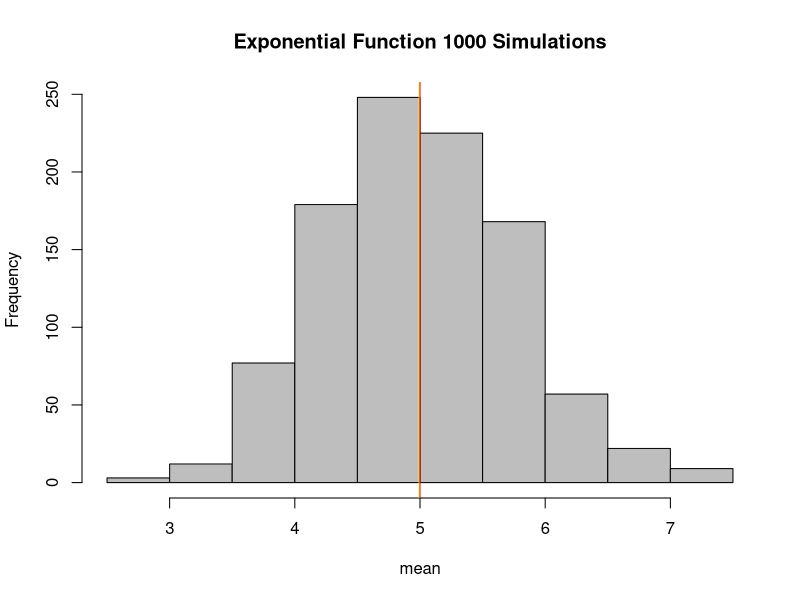
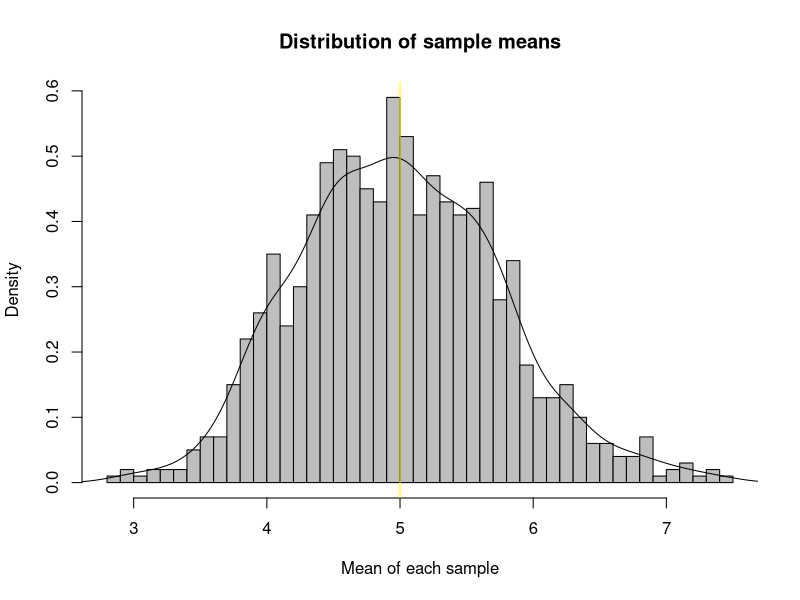

The R source for these figures, in order:
## ---- chunk 1
knitr::opts_chunk$set(echo = TRUE)
## ---- chunk 2
# 40 samples
n <- 40

# 1000 simulations
simulations <- 1000

# set lambda to 0.2
lambda <- 0.2

# simulate exp distributions rexp
sim_expDistributions <- replicate(simulations, rexp(n, lambda))

# asociated means
means_sim_expDistributions <- apply(sim_expDistributions, 2, mean)

# final mean of created exp. distributions
simulated_mean <- mean(means_sim_expDistributions)
simulated_mean

# theoretical mean
theoretical_mean <- 1/lambda
theoretical_mean

# plotting theoretical mean vs simulated
hist(means_sim_expDistributions, xlab = "mean", main = "Exponential Function 1000 Simulations" ,col = "grey")
abline(v = simulated_mean, col = "yellow")
abline(v = theoretical_mean, col = "red")
## ---- chunk 3
# standard deviation of distribution
sd_simulated <- sd(means_sim_expDistributions)
sd_simulated

# standard deviation from theoretical expression
sd_theoretical <- (1/lambda)/sqrt(n)
sd_theoretical

# variance of distribution
variance_simulated <- sd_simulated^2
variance_simulated

# variance from analytical expression
variance_theoretical <- ((1/lambda)*(1/sqrt(n)))^2
variance_theoretical
## ---- chunk 4
hist(means_sim_expDistributions,  xlab="Mean of each sample", ylab = "Density",
     main="Distribution of sample means", breaks=n, prob=TRUE ,col="grey")
lines(density(means_sim_expDistributions))
abline(v = 1/lambda, col = "yellow")
## ---- chunk 5
theoretical_ci<-  theoretical_mean +c(-1,1)*qnorm(0.95) * sd_theoretical/n
theoretical_ci


#Compute CI in actual
simulated_ci<- simulated_mean +c(-1,1)*qnorm(0.95) * sd_simulated/sqrt(n)
simulated_ci
